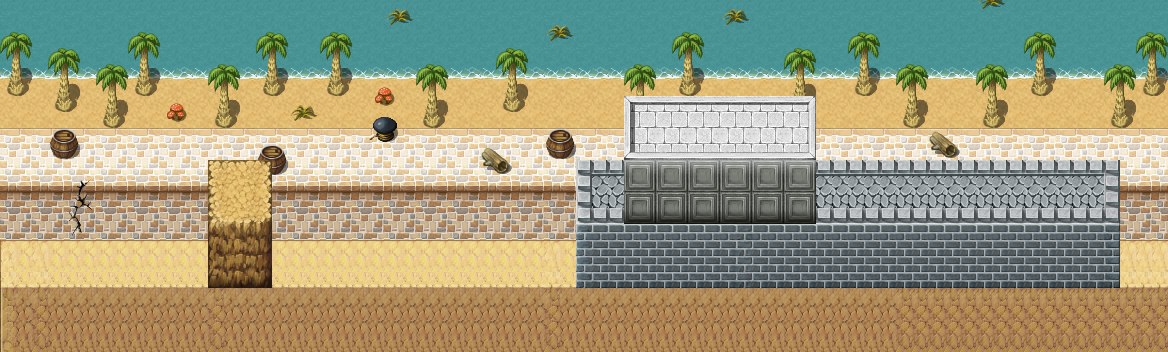

Tiled map render using the project's own tile images. Description and the map definition, with tile-layer contents summarised, below:
An orthogonal 73x22 tile map with 16x16 px tiles, 4 tile layers (Backround, OutView, OutView2, Ground), 3 tilesets and 4 objects (Ground1, Ground4, Ground3, Ground2).

<map version="1.0" orientation="orthogonal" width="73" height="22" tilewidth="16" tileheight="16">
 <tileset firstgid="1" name="Ground" tilewidth="16" tileheight="16">
  <image source="Ground.png" width="512" height="1440" />
 </tileset>
 <tileset firstgid="2881" name="Multiplied" tilewidth="16" tileheight="16">
  <image source="Multiplied.png" width="512" height="1728" />
 </tileset>
 <tileset firstgid="6337" name="Outside01" tilewidth="16" tileheight="16">
  <image source="Outside01.png" width="512" height="512" />
 </tileset>
 <layer name="Backround" width="73" height="22">
  <data>[1606 cells, 1606 non-empty, 10 distinct tile ids]</data>
 </layer>
 <layer name="OutView" width="73" height="22">
  <data>[1606 cells, 511 non-empty, 14 distinct tile ids]</data>
 </layer>
 <layer name="OutView2" width="73" height="22">
  <data>[1606 cells, 202 non-empty, 36 distinct tile ids]</data>
 </layer>
 <layer name="Ground" width="73" height="22">
  <data>[1606 cells, 749 non-empty, 110 distinct tile ids]</data>
 </layer>
 <objectgroup name="groundRect" width="73" height="22">
  <object name="Ground1" x="-7" y="270" width="1171" height="79" />
  <object name="Ground4" x="627" y="137" width="187" height="64" />
  <object name="Ground3" x="577" y="201" width="540" height="67" />
  <object name="Ground2" x="209" y="198" width="61" height="71" />
 </objectgroup>
</map>
